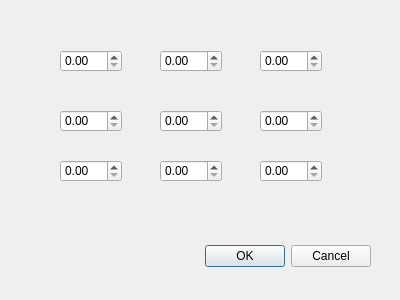
<?xml version="1.0" encoding="UTF-8"?>
<ui version="4.0">
 <class>dialogkernel3</class>
 <widget class="QDialog" name="dialogkernel3">
  <property name="geometry">
   <rect>
    <x>0</x>
    <y>0</y>
    <width>400</width>
    <height>300</height>
   </rect>
  </property>
  <property name="windowTitle">
   <string>Dialog</string>
  </property>
  <widget class="QDialogButtonBox" name="buttonBox">
   <property name="geometry">
    <rect>
     <x>30</x>
     <y>240</y>
     <width>341</width>
     <height>32</height>
    </rect>
   </property>
   <property name="orientation">
    <enum>Qt::Horizontal</enum>
   </property>
   <property name="standardButtons">
    <set>QDialogButtonBox::Cancel|QDialogButtonBox::Ok</set>
   </property>
  </widget>
  <widget class="QDoubleSpinBox" name="doubleSpinBox">
   <property name="geometry">
    <rect>
     <x>60</x>
     <y>50</y>
     <width>62</width>
     <height>22</height>
    </rect>
   </property>
  </widget>
  <widget class="QDoubleSpinBox" name="doubleSpinBox_2">
   <property name="geometry">
    <rect>
     <x>160</x>
     <y>50</y>
     <width>62</width>
     <height>22</height>
    </rect>
   </property>
  </widget>
  <widget class="QDoubleSpinBox" name="doubleSpinBox_3">
   <property name="geometry">
    <rect>
     <x>260</x>
     <y>50</y>
     <width>62</width>
     <height>22</height>
    </rect>
   </property>
  </widget>
  <widget class="QDoubleSpinBox" name="doubleSpinBox_4">
   <property name="geometry">
    <rect>
     <x>60</x>
     <y>110</y>
     <width>62</width>
     <height>22</height>
    </rect>
   </property>
  </widget>
  <widget class="QDoubleSpinBox" name="doubleSpinBox_5">
   <property name="geometry">
    <rect>
     <x>160</x>
     <y>110</y>
     <width>62</width>
     <height>22</height>
    </rect>
   </property>
  </widget>
  <widget class="QDoubleSpinBox" name="doubleSpinBox_6">
   <property name="geometry">
    <rect>
     <x>260</x>
     <y>110</y>
     <width>62</width>
     <height>22</height>
    </rect>
   </property>
  </widget>
  <widget class="QDoubleSpinBox" name="doubleSpinBox_7">
   <property name="geometry">
    <rect>
     <x>60</x>
     <y>160</y>
     <width>62</width>
     <height>22</height>
    </rect>
   </property>
  </widget>
  <widget class="QDoubleSpinBox" name="doubleSpinBox_8">
   <property name="geometry">
    <rect>
     <x>160</x>
     <y>160</y>
     <width>62</width>
     <height>22</height>
    </rect>
   </property>
  </widget>
  <widget class="QDoubleSpinBox" name="doubleSpinBox_9">
   <property name="geometry">
    <rect>
     <x>260</x>
     <y>160</y>
     <width>62</width>
     <height>22</height>
    </rect>
   </property>
  </widget>
 </widget>
 <resources/>
 <connections>
  <connection>
   <sender>buttonBox</sender>
   <signal>accepted()</signal>
   <receiver>dialogkernel3</receiver>
   <slot>accept()</slot>
   <hints>
    <hint type="sourcelabel">
     <x>248</x>
     <y>254</y>
    </hint>
    <hint type="destinationlabel">
     <x>157</x>
     <y>274</y>
    </hint>
   </hints>
  </connection>
  <connection>
   <sender>buttonBox</sender>
   <signal>rejected()</signal>
   <receiver>dialogkernel3</receiver>
   <slot>reject()</slot>
   <hints>
    <hint type="sourcelabel">
     <x>316</x>
     <y>260</y>
    </hint>
    <hint type="destinationlabel">
     <x>286</x>
     <y>274</y>
    </hint>
   </hints>
  </connection>
 </connections>
</ui>
